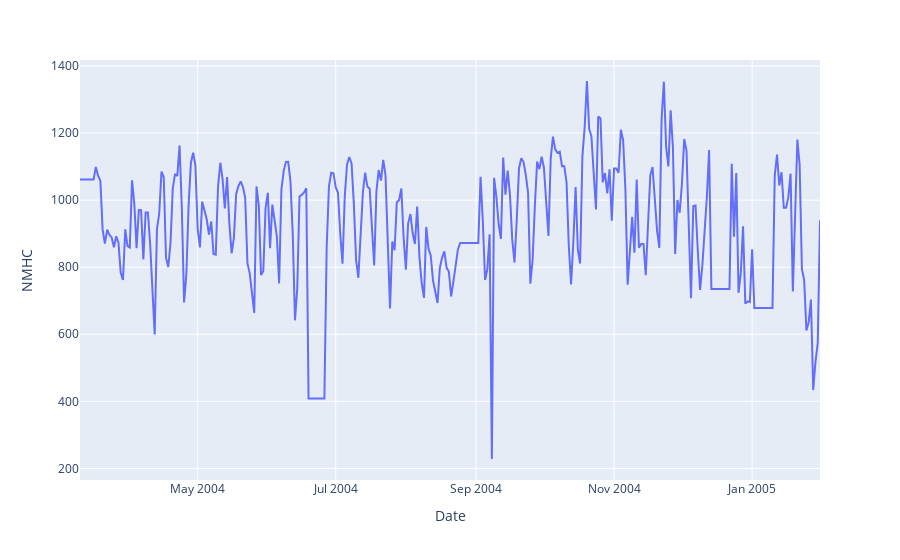

Source (notebook cell):
### Markdown cell above
##### Non-methane Hydrocarbons (NMHC)

### Code cell
px.line(data_frame=df_clean, y='NMHC')

### Figure 1 — Plotly figure (JSON) as saved in the notebook; plotly's stock layout.template omitted (floating-point values rounded to 4 significant figures; data arrays with more than 128 entries replaced by an {"elided": "..."} marker saying what was removed)
{"data": [{"hovertemplate": "Date=%{x}<br>NMHC=%{y}<extra></extra>", "legendgroup": "", "line": {"color": "#636efa", "dash": "solid"}, "mode": "lines", "name": "", "orientation": "v", "showlegend": false, "type": "scatter", "x": {"elided": "328 str values"}, "xaxis": "x", "y": {"elided": "328 float values"}, "yaxis": "y"}], "layout": {"legend": {"tracegroupgap": 0}, "margin": {"t": 60}, "xaxis": {"anchor": "y", "domain": [0, 1], "title": {"text": "Date"}}, "yaxis": {"anchor": "x", "domain": [0, 1], "title": {"text": "NMHC"}}}}
